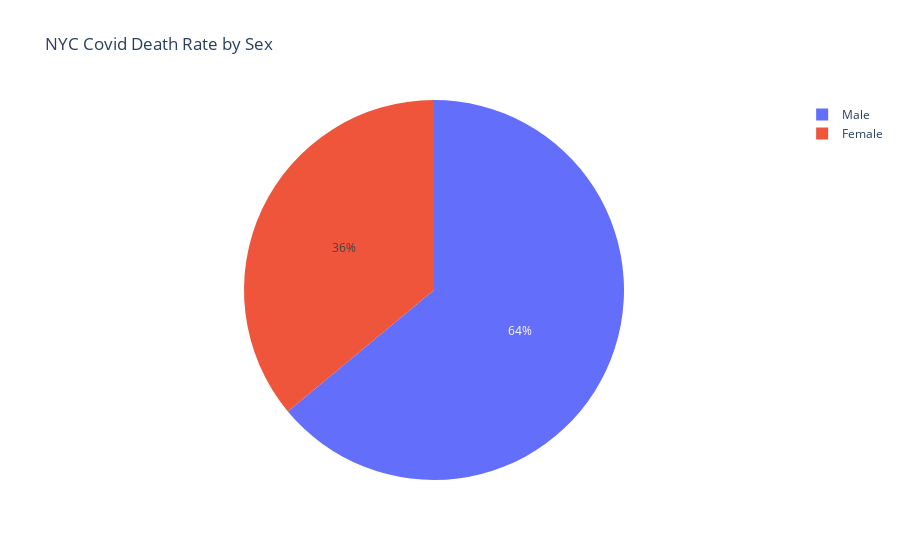

The cell this chart's notebook holds for it:
### Code cell
plot_pie(mod_bs, "DEATH_RATE","SEX_GROUP", "NYC Covid Death Rate by Sex")

### Figure 1 — Plotly figure (JSON) as saved in the notebook; plotly's stock layout.template omitted (floating-point values rounded to 4 significant figures)
{"data": [{"domain": {"x": [0, 1], "y": [0, 1]}, "hovertemplate": "SEX_GROUP=%{label}<br>DEATH_RATE=%{value}<extra></extra>", "labels": ["Female", "Male"], "legendgroup": "", "name": "", "showlegend": true, "type": "pie", "values": [55.41, 98.38]}], "layout": {"legend": {"tracegroupgap": 0}, "title": {"text": "NYC Covid Death Rate by Sex"}}}
